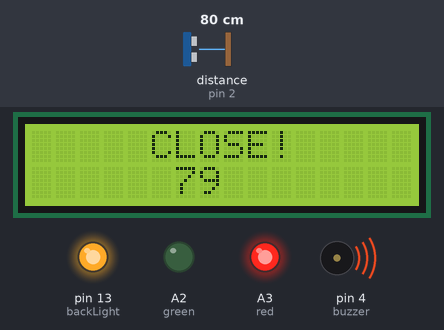
Bench run of a sketch on a simulated Arduino Uno, built with avr-gcc and run on an emulated ATmega328P. Shown: 16×2 character LCD, output pins drawn as LEDs (lit = HIGH), buzzer (waves = sounding). Wiring (inferred from the names in the program): ultrasonic range finder: trigger pin 3; echo pin 2. Inputs (shaded band) come from the test bench; at power-on: distance to the obstacle (sensor on pin 2) 80 cm. The echo pulse lasts 58.3 µs per cm; pins used as bus, display or sensor lines are not drawn; what the sketch prints to the serial monitor is not drawn.

Above: at 6.2 s.
6.3 s: distance to the obstacle (sensor on pin 2) set to 250 cm
At 8.3 s:
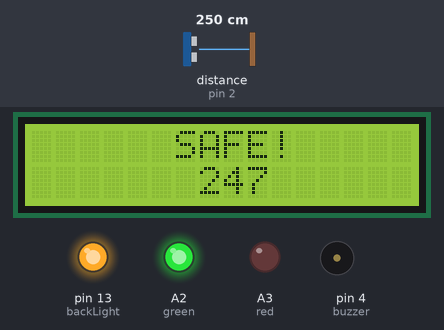
8.6 s: distance to the obstacle (sensor on pin 2) set to 156 cm
At 9.1 s:
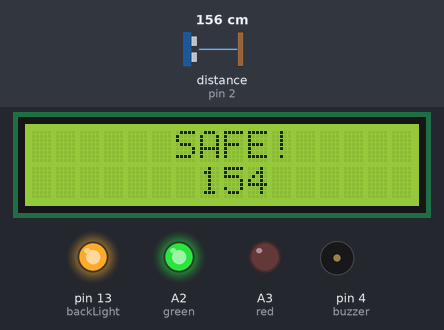
10.1 s: distance to the obstacle (sensor on pin 2) set to 147 cm
At 10.5 s:
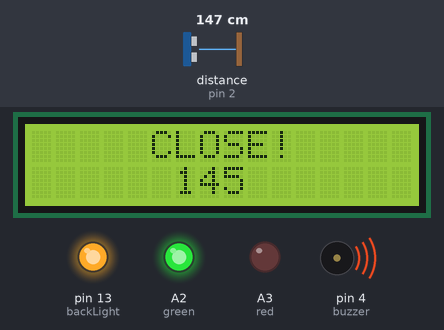
Timing chart, 0 to 18.1 s (numbered marks = the images above; inputs shaded):
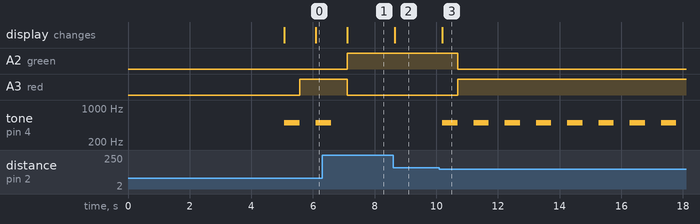

Measured:
- the behaviour switches between 152 and 151 cm on distance to the obstacle (sensor on pin 2) (found by bisection; images 2 and 3)
- after the input at 6.3 s, A2 (green): LOW → HIGH after 0.80 s; A3 (red): HIGH → LOW after 0.80 s; tone on pin 4 (buzzer): goes on until 6.6 s, then stays silent; the display: changes after 0.80 s (image 1)
- after the input at 8.6 s, the display: changes after 0.06 s (image 2)
- after the input at 10.1 s, A2 (green): HIGH → LOW after 0.60 s; A3 (red): LOW → HIGH after 0.60 s; tone on pin 4 (buzzer): alternates 500 Hz for 0.50 s and silent for 0.51 s, starting after 0.10 s; the display: changes after 0.10 s (image 3)

The sketch:

safety.ino
```cpp
#include <LiquidCrystal.h>

#define buzzer 4
#define echoPin 2
#define trigPin 3
#define green A2
#define red A3

#define backLight 13

long duration;
int distance;

LiquidCrystal lcd(12, 11, 10, 9, 8, 7, 5);


void setup() {
  pinMode(trigPin, OUTPUT);
  pinMode(echoPin, INPUT);
  pinMode(backLight, OUTPUT);
  pinMode(red, OUTPUT);
  pinMode(green, OUTPUT);

  digitalWrite(backLight, HIGH);
  lcd.begin(16,2);
  lcd.clear();

  lcd.setCursor(1,0);
  lcd.print("VEHICLE SAFETY!");
  Serial.begin(9600);
  delay(5000);
}
void loop() {
  digitalWrite(trigPin, LOW);
  delayMicroseconds(2);
  digitalWrite(trigPin, HIGH);
  delayMicroseconds(2);
  digitalWrite(trigPin, LOW);
  duration = pulseIn(echoPin, HIGH);
  distance = duration * 0.034 / 2;
  Serial.print("Distance:");
  Serial.println(distance);

  if(distance > 150 ){
    lcd.clear();
    lcd.setCursor(6,0);
 	lcd.print("SAFE!");
    lcd.setCursor(7,1);
    lcd.print(distance);
    noTone(buzzer);
    analogWrite(green,255);
    analogWrite(red,0);

  }
  if(distance < 150){
    lcd.clear();
    lcd.setCursor(5,0);
 	lcd.print("CLOSE!");
    lcd.setCursor(6,1);
    lcd.print(distance);
  	lcd.display();
    tone(buzzer,500);
    delay(500);
    noTone(buzzer);
    analogWrite(green,0);
    analogWrite(red,255);


  }

  delay(500);
}
```
